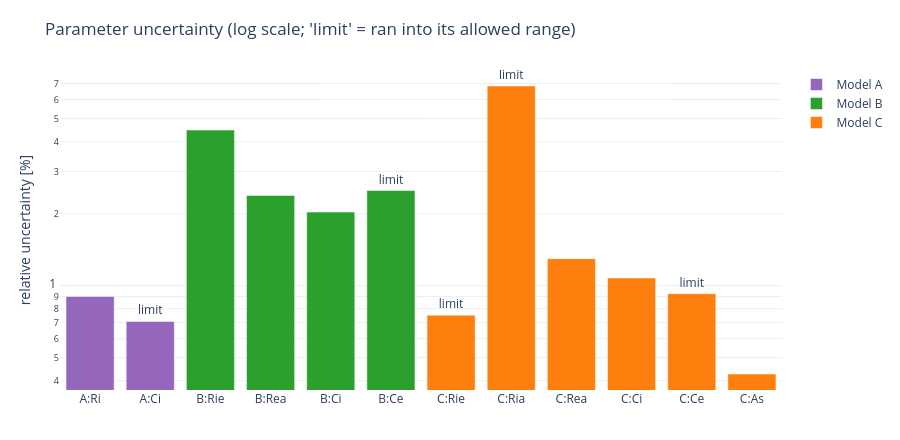

The cell this chart's notebook holds for it:
### Markdown cell above
Fitting a model is one thing; knowing whether the data really *determine* each parameter is another. The bar chart
shows the estimated uncertainty of each parameter (smaller = better determined). A label "limit" means the parameter ran
into the edge of its allowed range while fitting — a clear sign the data could not decide its value.

### Code cell
fig = go.Figure()
for m in ["A", "B", "C"]:
    rs = FITS[m]["rel_std"]; ab = FITS[m]["at_bound"]
    fig.add_trace(go.Bar(x=[f"{m}:{k}" for k in rs], y=[rs[k]*100 for k in rs], marker_color=COLM[m],
                         name=f"Model {m}", text=["limit" if ab[k] else "" for k in rs], textposition="outside"))
fig.update_layout(title="Parameter uncertainty (log scale; 'limit' = ran into its allowed range)",
                  yaxis_title="relative uncertainty [%]", yaxis_type="log", barmode="group")
save_fig(fig, "fig11_identifiability", h=440)
fig.show()
# the condition number summarises how well-posed the whole fit is (small = good, huge = nearly unsolvable)
print("Fit conditioning (smaller is better):", {m: round(FITS[m]["cond"], 1) for m in ["A", "B", "C"]})
print("Parameters stuck at a limit:", {m: [k for k, v in FITS[m]["at_bound"].items() if v] for m in ["A","B","C"]})

### Figure 1 — Plotly figure (JSON) as saved in the notebook; plotly's stock layout.template omitted (floating-point values rounded to 4 significant figures)
{"data": [{"marker": {"color": "#9467bd"}, "name": "Model A", "text": ["", "limit"], "textposition": "outside", "type": "bar", "x": ["A:Ri", "A:Ci"], "y": [0.9008, 0.7077]}, {"marker": {"color": "#2ca02c"}, "name": "Model B", "text": ["", "", "", "limit"], "textposition": "outside", "type": "bar", "x": ["B:Rie", "B:Rea", "B:Ci", "B:Ce"], "y": [4.473, 2.384, 2.03, 2.498]}, {"marker": {"color": "#ff7f0e"}, "name": "Model C", "text": ["limit", "limit", "", "", "limit", ""], "textposition": "outside", "type": "bar", "x": ["C:Rie", "C:Ria", "C:Rea", "C:Ci", "C:Ce", "C:As"], "y": [0.7519, 6.839, 1.296, 1.076, 0.9251, 0.4266]}], "layout": {"barmode": "group", "height": 440, "margin": {"b": 50, "l": 60, "r": 30, "t": 70}, "title": {"text": "Parameter uncertainty (log scale; 'limit' = ran into its allowed range)"}, "yaxis": {"title": {"text": "relative uncertainty [%]"}, "type": "log"}}}
